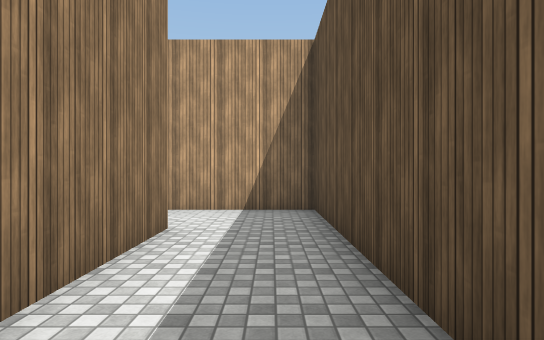
[1] (above)

12 first-person views from a walk through a Unity game level. The camera is 1.4 m above the floor, looks level and sees 75° across. The floor is counted in squares, 2 m on a side. Each view is taken from the middle of a square. On the plan, view 1 faces up. The plan holds only what a view shows up to about 11 squares ahead; the rest is blank. The player character is not drawn. Surface patterns are stand-ins for the level's own textures.

[2]
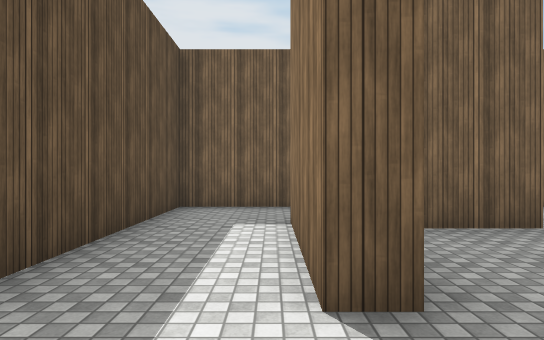

[3]
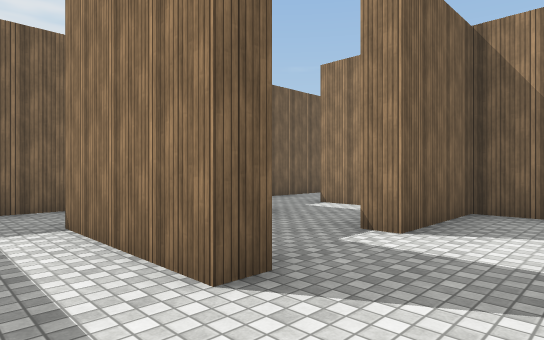

[4]
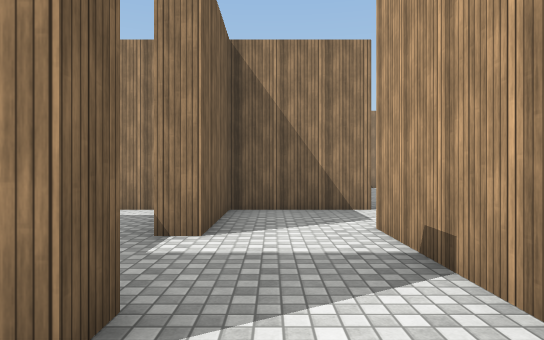

[5]
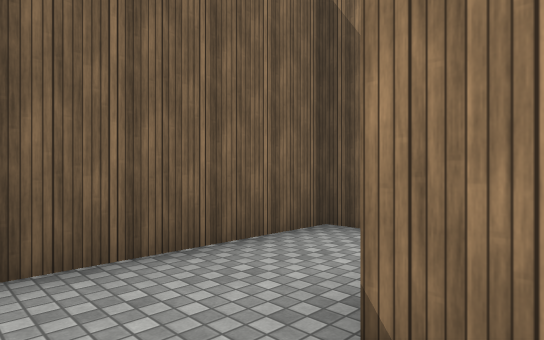

[6]
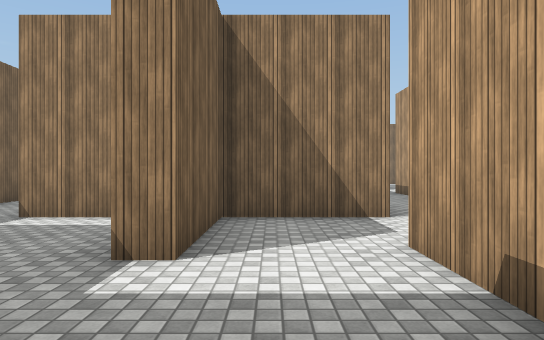

[7]
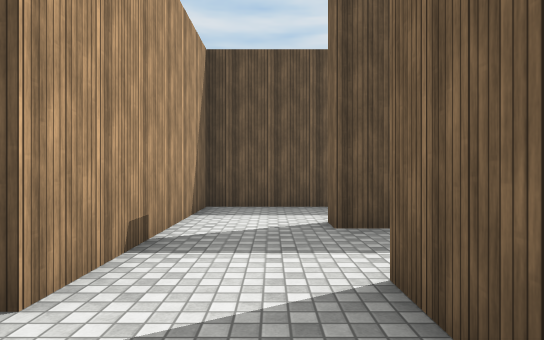

[8]
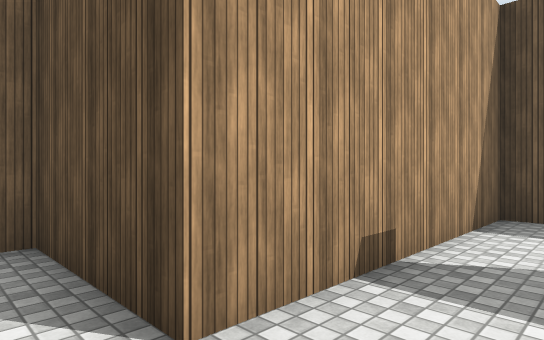

[9]
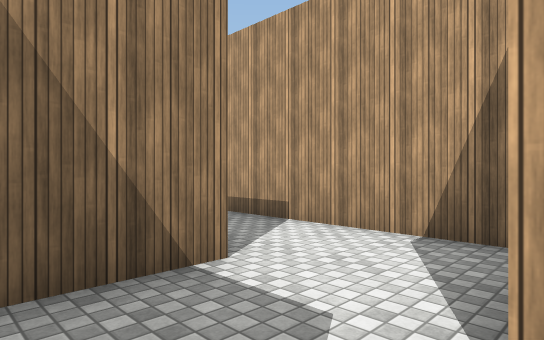

[10]
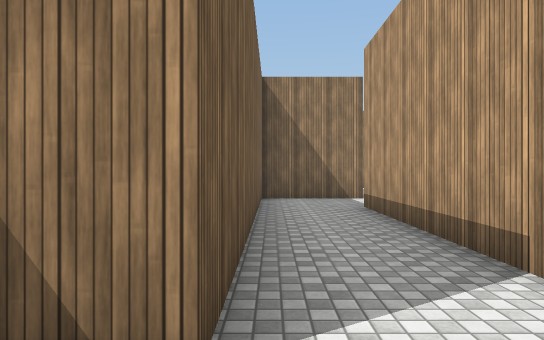

[11]
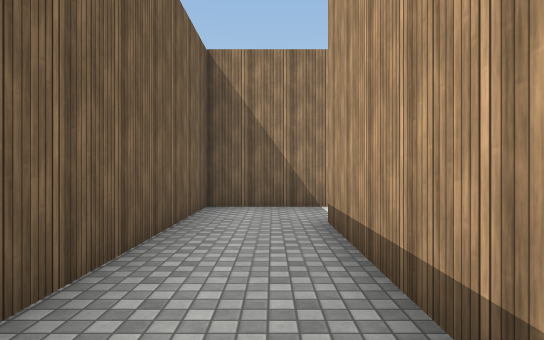

[12]
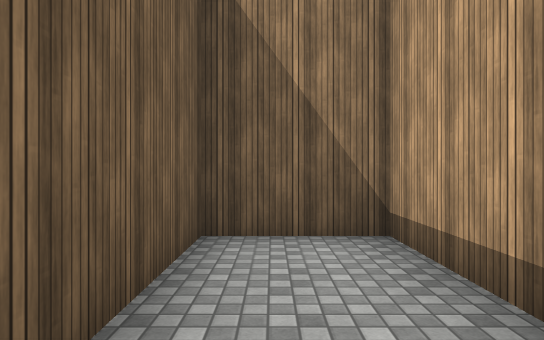

### Floor plan
Points are (right, up) in squares from view 1. A wall is a line through its corners. A room is listed if a view was taken in it or the views show most of it. See-through windows are left out.
Room 1 (views 1, 2, 3, 4, 5, 6, 12)
walls: (-1.6, 1.3) (-3.8, 1.3) (-3.8, -0.7) (0.8, -0.7) (0.8, 6.2) (-1.4, 6.2); (-1.7, 4.3) (-1.3, 4.3) (-1.3, 1.2)
ways out: opening at (-2, 5.5) to room 3
Room 2 (views 7, 8)
walls: (-6.2, 6.8) (-6.2, 4.3) (-3.8, 4.3)
ways out: opening at (-4, 5.5) to room 3; opening at (-5.5, 7) to room 4
Room 3 (view 9)
walls: (-3.8, 4.3) (-3.8, 3.8); (-1.7, 3.5) (-1.7, 4.3); (-1.4, 6.2) (-4.2, 6.2)
ways out: opening at (-2, 5.5) to room 1; opening at (-4, 5.5) to room 2; opening at (-3, 4) to room 6
Room 4 (views 10, 11)
walls: (-13.8, 8.4) (-13.7, 6.8) (-6.2, 6.8); (-4.2, 6.2) (-4.2, 8.8) (-11.8, 8.8)
ways out: opening at (-5.5, 7) to room 2; opening at (-13, 9)
Room 5 (no view inside)
walls: (-6.2, 3) (-6.2, 1.2)
ways out: opening at (-4, 3) to room 6; opening at (-5.5, 2)
Room 6 (no view inside)
walls: (-4.2, 1.7) (-2.7, 1.7)
ways out: opening at (-3, 4) to room 3; opening at (-4, 3) to room 5

Positions as (right, up) in squares from view 1, and headings:
1: (0, 0), facing up
2: (-1, 6), facing down
3: (0, 6), facing down-left
4: (0, 5), facing left
5: (0, 2), facing down-left
6: (-1, 5), facing left
7: (-6, 5), facing right
8: (-5, 5), facing up-right
9: (-4, 5), facing up-left
10: (-5, 7), facing left
11: (-7, 8), facing left
12: (0, 0), facing left
